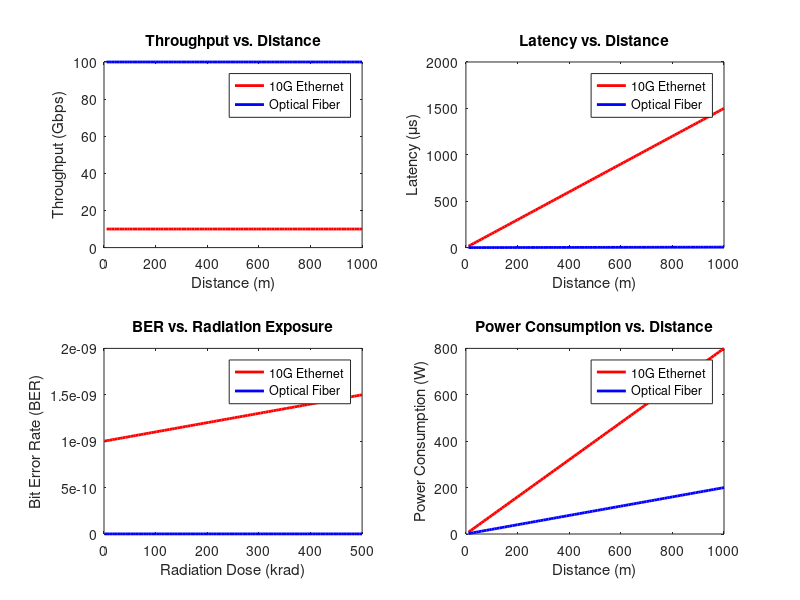
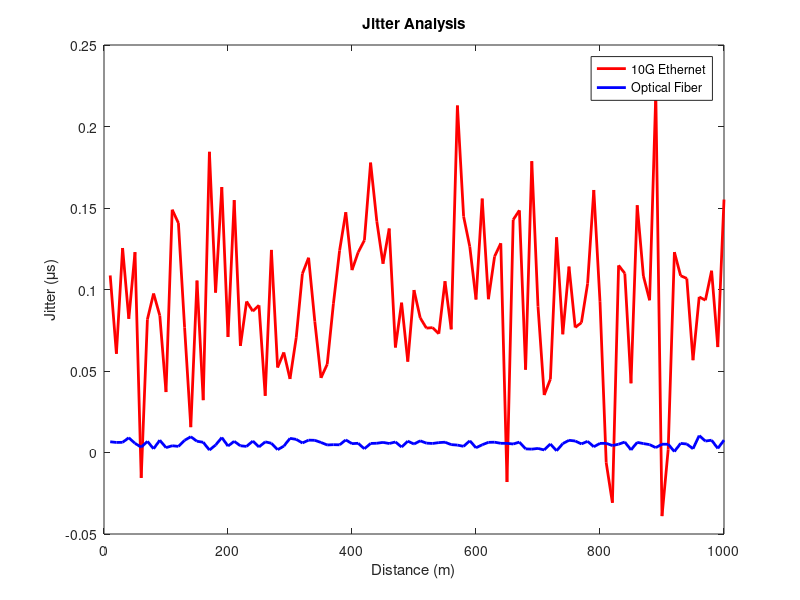

The MATLAB script that drew these images, in order:
%% Space-Based Payload Trade Study: 10G Ethernet vs. Optical Fiber
% Author: [Your Name]
% Date: [Current Date]
% Description: Performance analysis and visualization of key metrics

clear; clc; close all;

%% Define Parameters
distance = linspace(10, 1000, 100); % Distance in meters
bandwidth_eth = 10; % 10G Ethernet max bandwidth (Gbps)
bandwidth_fiber = 100; % Optical fiber WDM bandwidth (Gbps)

latency_eth_base = 1.5e-6; % Ethernet base latency (seconds per meter)
latency_fiber_base = 0.005e-6; % Optical fiber base latency (seconds per meter)

power_eth = 0.8 * distance; % Power consumption (W)
power_fiber = 0.2 * distance; % Optical interconnects consume less power

radiation_dose = linspace(1, 500, 100); % Total Ionizing Dose (krad)
ber_eth = 1e-9 * (1 + 0.001 * radiation_dose); % Ethernet BER increases with radiation
ber_fiber = 1e-12 * (1 + 0.0001 * radiation_dose); % Fiber is more resistant

%% Compute Metrics
throughput_eth = bandwidth_eth * (1 - ber_eth); % Adjusted throughput
throughput_fiber = bandwidth_fiber * (1 - ber_fiber);

latency_eth = latency_eth_base * distance; % Ethernet latency
latency_fiber = latency_fiber_base * distance; % Optical latency

jitter_eth = 0.1e-6 + 0.05e-6 * randn(size(distance)); % Ethernet jitter varies
jitter_fiber = 0.005e-6 + 0.002e-6 * randn(size(distance)); % Fiber has lower jitter

%% Plot Results
figure;
subplot(2,2,1);
plot(distance, throughput_eth, 'r', 'LineWidth', 2);
hold on;
plot(distance, throughput_fiber, 'b', 'LineWidth', 2);
xlabel('Distance (m)'); ylabel('Throughput (Gbps)');
title('Throughput vs. Distance');
legend('10G Ethernet', 'Optical Fiber');

subplot(2,2,2);
plot(distance, latency_eth * 1e6, 'r', 'LineWidth', 2);
hold on;
plot(distance, latency_fiber * 1e6, 'b', 'LineWidth', 2);
xlabel('Distance (m)'); ylabel('Latency (\mus)');
title('Latency vs. Distance');
legend('10G Ethernet', 'Optical Fiber');

subplot(2,2,3);
plot(radiation_dose, ber_eth, 'r', 'LineWidth', 2);
hold on;
plot(radiation_dose, ber_fiber, 'b', 'LineWidth', 2);
xlabel('Radiation Dose (krad)'); ylabel('Bit Error Rate (BER)');
title('BER vs. Radiation Exposure');
legend('10G Ethernet', 'Optical Fiber');

subplot(2,2,4);
plot(distance, power_eth, 'r', 'LineWidth', 2);
hold on;
plot(distance, power_fiber, 'b', 'LineWidth', 2);
xlabel('Distance (m)'); ylabel('Power Consumption (W)');
title('Power Consumption vs. Distance');
legend('10G Ethernet', 'Optical Fiber');

figure;
plot(distance, jitter_eth * 1e6, 'r', 'LineWidth', 2);
hold on;
plot(distance, jitter_fiber * 1e6, 'b', 'LineWidth', 2);
xlabel('Distance (m)'); ylabel('Jitter (\mus)');
title('Jitter Analysis');
legend('10G Ethernet', 'Optical Fiber');

%% Conclusion
fprintf('Trade Study Results:\n');
fprintf(' - Optical Fiber shows significant advantages in throughput, latency, BER, and power efficiency.\n');
fprintf(' - 10G Ethernet suffers from increased jitter, higher latency, and radiation susceptibility.\n');
fprintf(' - Optical Fiber is the preferred option for space-based high-speed payloads.\n');
